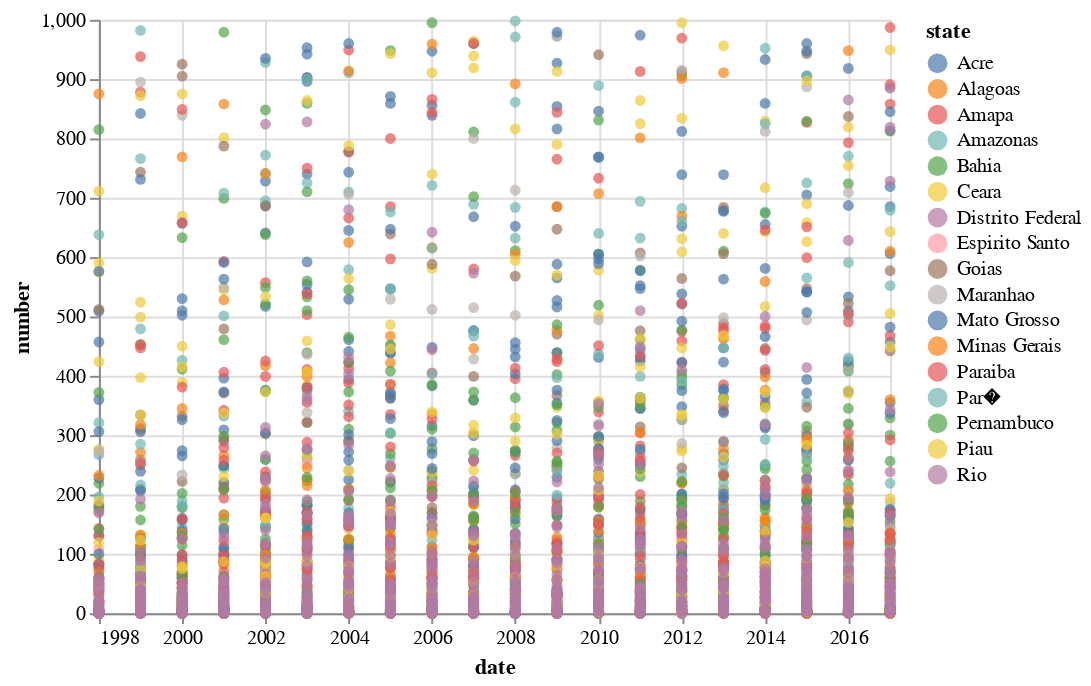

Notebook cell for this chart:
### Markdown cell above
As we plot this whole csv file, we first notice that we can not use all of it as it exceeds the limit altair can plot. Thus to visually see this data, the first 5000 will be plotted.

### Code cell
alt.Chart(df[:5000]).mark_circle().encode(
    x="date",
    y="number",
    color="state:N",
    tooltip=["number","date",]
)

### Figure 1 — Vega-Lite specification as saved in the notebook (floating-point values rounded to 4 significant figures; data arrays with more than 128 entries replaced by an {"elided": "..."} marker saying what was removed)
{"config": {"view": {"continuousWidth": 400, "continuousHeight": 300}}, "data": {"name": "data-2d9d4a3abaad1abce7bc9a184567285a"}, "mark": "circle", "encoding": {"color": {"field": "state", "type": "nominal"}, "tooltip": [{"field": "number", "type": "quantitative"}, {"field": "date", "type": "temporal"}], "x": {"field": "date", "type": "temporal"}, "y": {"field": "number", "type": "quantitative"}}, "$schema": "https://vega.github.io/schema/vega-lite/v4.17.0.json", "datasets": {"data-2d9d4a3abaad1abce7bc9a184567285a": {"elided": "5000 records"}}}
